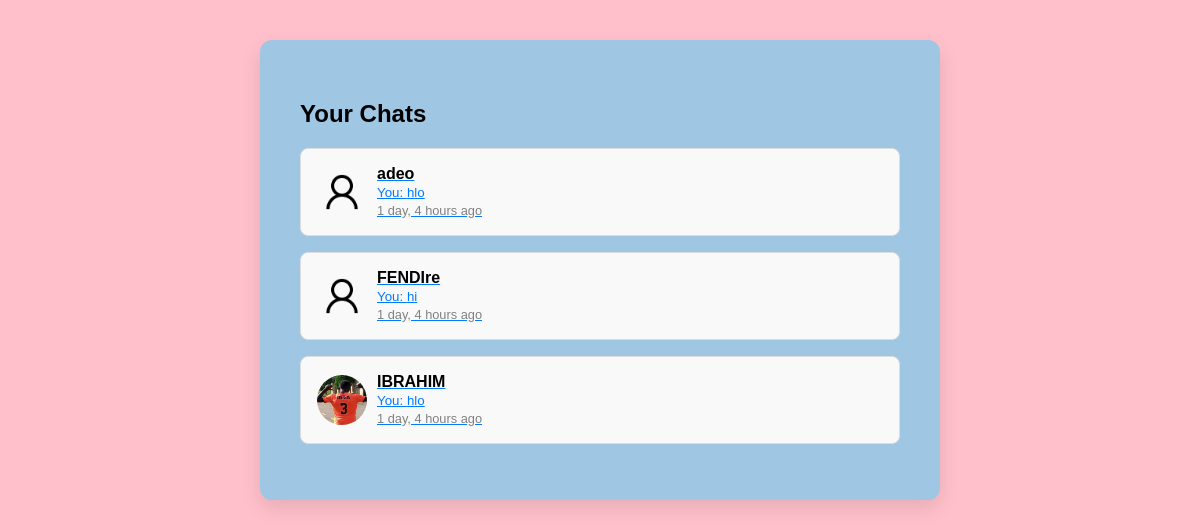
Page /chats/ (signed in) on the earlier database version.
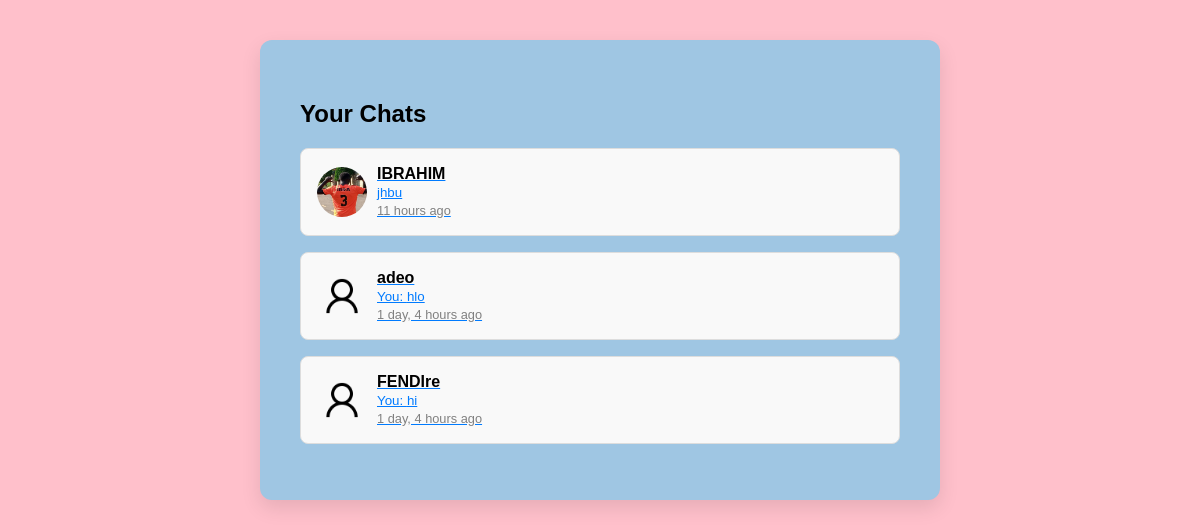
Same page on the later database version.
### match/models.py (models this page shows, shortened)
class CustomUser(AbstractUser):
    COLLEGE_CHOICES = [
        ('COCIS', 'COCIS'),
        ('CEDAT', 'CEDAT'),
        ('CHUSS', 'CHUSS'),
    ]
    INTEREST_CHOICES = [
        ('Music', 'Music'),
        ('Sports', 'Sports'),
        ('Gaming', 'Gaming'),
        ('Movies', 'Movies'),
        ('Tech', 'Tech'),
    ]
    bio = models.TextField(blank=True)
    profile_pic = models.ImageField(upload_to='profile_pics/', null=True, blank=True)
    interests = models.TextField()  # Comma-separated list of interests
    age = models.PositiveIntegerField(null=True)
    location = models.CharField(max_length=255)
    college = models.CharField(max_length=10, choices=COLLEGE_CHOICES, null=True, blank=True)
    interests = models.ManyToManyField(Interest, blank=True)
    email_verified = models.BooleanField(default=False)
    verification_code = models.CharField(max_length=6, blank=True, null=True)

class Message(models.Model):
    sender = models.ForeignKey(
        settings.AUTH_USER_MODEL,
        on_delete=models.CASCADE,
        related_name='sent_messages'
    )
    receiver = models.ForeignKey(
        settings.AUTH_USER_MODEL,
        on_delete=models.CASCADE,
        related_name='received_messages'
    )
    content = models.TextField()
    timestamp = models.DateTimeField(auto_now_add=True)
    is_read = models.BooleanField(default=False)

### match/views.py (the view)
# urls.py: path('chats/', views.chat_list, name='chat_list'),
@login_required
def chat_list(request):
    messages = Message.objects.filter(Q(sender=request.user) | Q(receiver=request.user))
    conversation_data = {}
    for msg in messages.order_by('-timestamp'):
        other_user = msg.receiver if msg.sender == request.user else msg.sender
        if other_user not in conversation_data:
            conversation_data[other_user] = msg  # Save the latest message per user
    return render(request, 'chat_list.html', {'conversations': conversation_data})

### match/templates/chat_list.html (shortened to what this page needs)
{% load static humanize %}
<!DOCTYPE html>
<html lang="en">
<head>
    <link rel="stylesheet" href="{% static 'styles.css' %}">
</head>
<body>
<div class="container mt-5">
    <div class="custom-card text-center">
        <h2 class="mb-4">Your Chats</h2>
        {% if conversations %}
            <ul class="chat-list">
                {% for user, message in conversations.items %}
                    <li class="chat-preview" style="display: flex; align-items: center; gap: 10px;">
                        {% if user.profile_pic %}
                            <img src="{{ user.profile_pic.url }}" alt="Profile Picture" width="50" height="50" style="border-radius: 50%;" onclick="showImageModal('{{ user.profile_pic.url }}')">
                        {% else %}
                            <img src="{% static 'images/default-avatar.png' %}" alt="Default Profile" width="50" height="50" style="border-radius: 50%;" onclick="showImageModal('{% static 'images/default-avatar.png' %}')">
                        {% endif %}
                        <div style="text-align: left;">
                            <a href="{% url 'chat' user.username %}">
                                <strong class="username">{{ user.username }}</strong><br>
                                <small>
                                    {% if message.sender == request.user %}
                                        You:
                                    {% endif %}
                                    {{ message.content|truncatewords:10 }}
                                </small><br>
                                <span class="timestamp">{{ message.timestamp|naturaltime }}</span>
                            </a>
                        </div>
                    </li>
                {% endfor %}
            </ul>
        {% else %}
            <p>You have no conversations yet.</p>
        {% endif %}
    </div>
</div>
</body>
</html>

Differences in the rows shown:
changed CustomUser "IBRAHIM": content "hlo" → "jhbu"; timestamp "1 day, 4 hours ago" → "11 hours ago"; no longer shows "You:"; moves up the list
